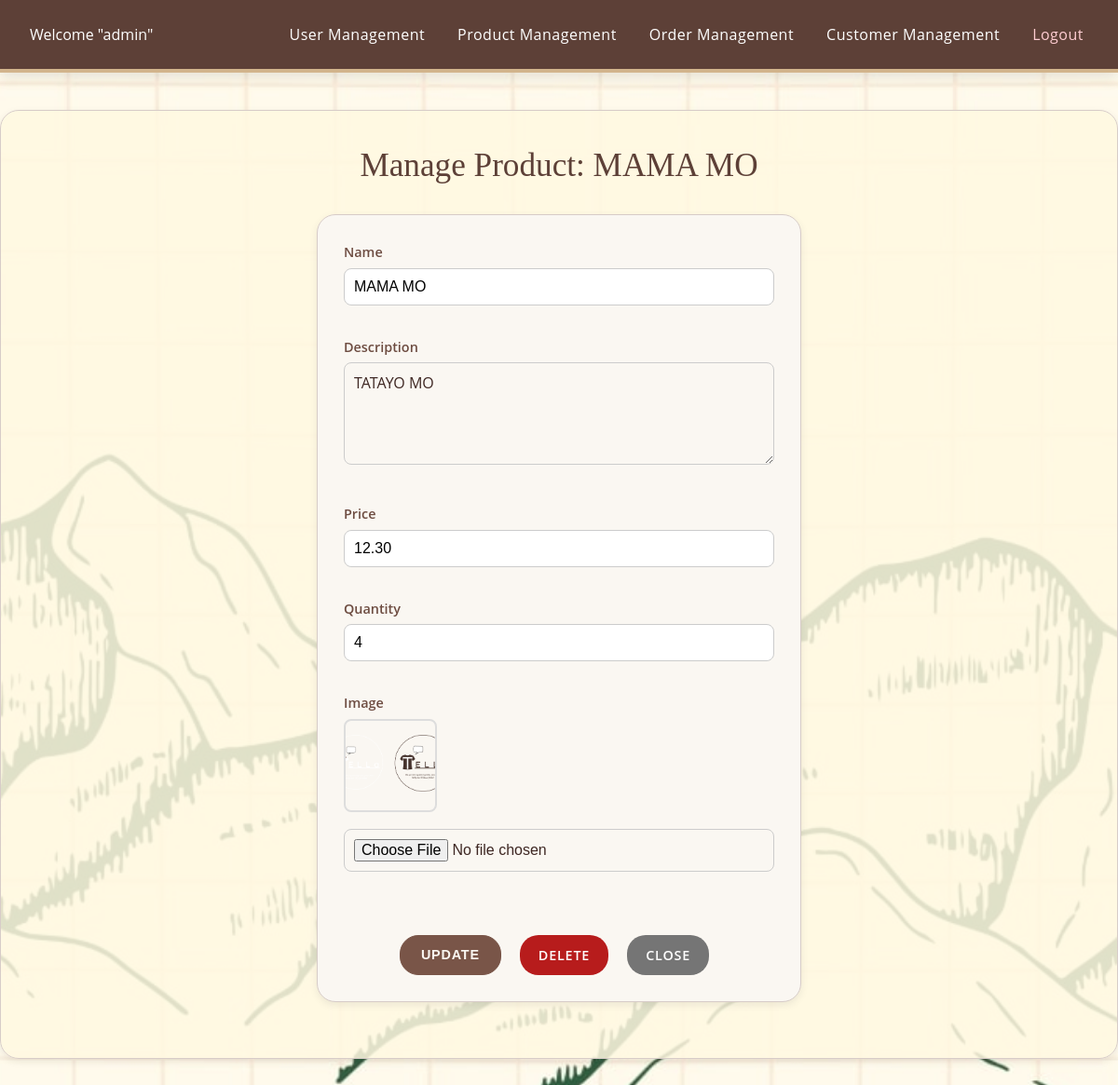
Page /manage_product.php?product_id=1 (signed in) on the committed database.
### tables this page shows
CREATE TABLE `products` (
  `id` int(11) NOT NULL,
  `name` varchar(255) NOT NULL,
  `description` text DEFAULT NULL,
  `price` decimal(10,2) NOT NULL,
  `quantity` int(11) NOT NULL DEFAULT 0,
  `image_path` varchar(255) DEFAULT NULL
);

### manage_product.php (the view, shortened to what this page needs)
<?php
$mysqli = new mysqli('localhost', 'root', '', 'onlinestore');
$id = intval($_GET['product_id']);
$product = $mysqli->query("SELECT * FROM products WHERE id=$id")->fetch_assoc();
?>
<!DOCTYPE html>
<html lang="en">
<head>
<link rel="stylesheet" href="style.css" />
<link rel="stylesheet" href="https://cdnjs.cloudflare.com/ajax/libs/font-awesome/6.5.1/css/all.min.css" />
</head>
<body>
<header class="admin-header-bar">
 <div>Welcome "<?= htmlspecialchars($_SESSION['username']) ?>"</div>
 <nav>
     <a href="admin.php">User Management</a>
     <a href="product_management.php">Product Management</a>
     <a href="orders.php">Order Management</a>
     <a href="customers.php">Customer Management</a>
     <a href="logout.php" style="color:#FFCDD2">Logout</a>
 </nav>
</header>
<main class="container">
 <h2>Manage Product: <?= htmlspecialchars($product['name']) ?></h2>
 <form method="post" enctype="multipart/form-data">
     <div class="form-group">
         <label>Name</label>
         <input type="text" name="name" value="<?= htmlspecialchars($product['name']) ?>" required>
     </div>
     <div class="form-group">
         <label>Description</label>
         <textarea name="description" rows="4" required><?= htmlspecialchars($product['description']) ?></textarea>
     </div>
     <div class="form-group">
         <label>Price</label>
         <input type="number" step="0.01" name="price" value="<?= htmlspecialchars($product['price']) ?>" required>
     </div>
     <div class="form-group">
         <label>Quantity</label>
         <input type="number" name="quantity" value="<?= htmlspecialchars($product['quantity']) ?>" required>
     </div>
     <div class="form-group">
         <label>Image</label>
         <img src="<?= htmlspecialchars($product['image_path'] ?: 'https://placehold.co/100x100/cccccc/000000?text=No+Image') ?>" class="product-image">
         <input type="file" name="image" accept="image/*">
     </div>
     <div class="button-group">
         <button class="button" type="submit">Update</button>
         <a class="button delete-btn" href="?product_id=<?= $id ?>&delete=1" onclick="return confirm('Are you sure you want to delete this product?')">Delete</a>
         <a class="button close-btn" href="javascript:history.back()">Close</a>
     </div>
 </form>
</main>
</body>
</html>

### style.css (style rules this page uses)
:root { --kf-primary-brown: #5D4037; --kf-secondary-brown: #795548; --kf-light-beige: #F5F5DC; --kf-cream: #FFF8E1; --kf-off-white: #FAF7F2; --kf-gold: #B08D57; --kf-muted-green: #687A61; --kf-dark-green: #384a3e; --kf-terracotta: #A1662F; --kf-text-dark: #3E2723; --kf-text-medium: #6D4C41; --kf-text-light: #A1887F; --kf-border-color: #D7CCC8; --kf-shadow-soft: 0 3px 8px rgba(0, 0, 0, 0.08); --kf-shadow-medium: 0 5px 15px rgba(0, 0, 0, 0.1); --kf-font-serif-headings: 'Cormorant Garamond', 'Lora', 'Georgia', serif; --kf-font-sans-body: ' Lato', 'Open Sans','Helvetica Neue', Arial, sans-serif; --kf-font-script-accent: 'Dancing Script', 'Parisienne', cursive; --kf-border-radius: 20px; --kf-transition-smooth: all 0.3s ease-in-out; }
* { margin: 0; padding: 0; box-sizing: border-box; }
html { scroll-behavior: smooth; font-size: 16px; }
body { font-family: var(--kf-font-sans-body); line-height: 1.65; color: var(--kf-text-dark); background-color: var(--kf-light-beige); background-image: url('image/background.jpg'); background-size: cover; background-repeat: no-repeat; background-position: center center; background-attachment: fixed; min-height: 100vh; display: flex; flex-direction: column; -webkit-font-smoothing: antialiased; -moz-osx-font-smoothing: grayscale; }
header { background-color: var(--kf-primary-brown); color: var(--kf-off-white); padding: 0.8rem 0; box-shadow: var(--kf-shadow-medium); position: sticky; top: 0; z-index: 1000; border-bottom: 2px solid var(--kf-gold); }
nav a { color: rgba(255, 248, 225, 0.85); text-decoration: none; font-family: var(--kf-font-sans-body); font-weight: 500; font-size: 1rem; padding: 8px 5px; position: relative; transition: var(--kf-transition-smooth); letter-spacing: 0.5px; }
nav a::after { content: ''; position: absolute; width: 0; height: 1px; background-color: var(--kf-gold); left: 0; bottom: -1px; transition: width 0.3s ease-out; }
main.container { max-width: 1280px; width: 100%; margin: 40px auto; padding: 35px 40px; background-color: rgba(255, 248, 225, 0.85); border-radius: var(--kf-border-radius); box-shadow: var(--kf-shadow-soft); border: 1px solid var(--kf-border-color); flex-grow: 1; }
h1, h2, h3, h4, h5, h6 { color: var(--kf-text-dark); line-height: 1.35; }
h2 { font-family: var(--kf-font-serif-headings); font-size: 2.2rem; margin-bottom: 28px; text-align: center; font-weight: 500; color: var(--kf-primary-brown); }
form { display: flex; flex-direction: column; gap: 18px; max-width: 520px; margin: 25px auto; padding: 28px; background-color: var(--kf-off-white); border-radius: var(--kf-border-radius); border: 1px solid var(--kf-border-color); box-shadow: var(--kf-shadow-soft); }
form label { font-weight: 500; color: var(--kf-text-medium); margin-bottom: 3px; display: block; font-size: 0.9rem; }
form textarea { width: 100%; padding: 10px 12px; border: 1px solid var(--kf-border-color); border-radius: var(--kf-border-radius); font-size: 0.95rem; font-family: var(--kf-font-sans-body); color: var(--kf-text-dark); background-color: var(--kf-off-white); transition: border-color 0.2s ease, box-shadow 0.2s ease; resize: vertical; min-height: 85px; }
.button, button.button { display: inline-block; padding: 10px 22px; background-color: var(--kf-secondary-brown); color: var(--kf-off-white); border: 1px solid var(--kf-secondary-brown); border-radius: var(--kf-border-radius); cursor: pointer; font-size: 0.9rem; font-weight: 600; text-decoration: none; text-align: center; transition: var(--kf-transition-smooth); text-transform: uppercase; letter-spacing: 0.8px; }
.button-group { display: flex; justify-content: center; gap: 15px; margin-top: 22px; flex-wrap: wrap; }
.form-group { margin-bottom: 15px; }
input[type="file"] { margin-bottom: 15px; display: block; margin-left: auto; margin-right: auto; }

### rows in the picture
products: name "MAMA MO", description "TATAYO MO", price "12.30", quantity "4", image_path (picture)

### other values in the picture
$_SESSION['username'] "admin"
